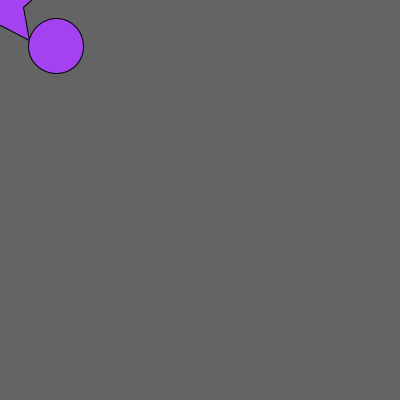
Frame 1 (no input)
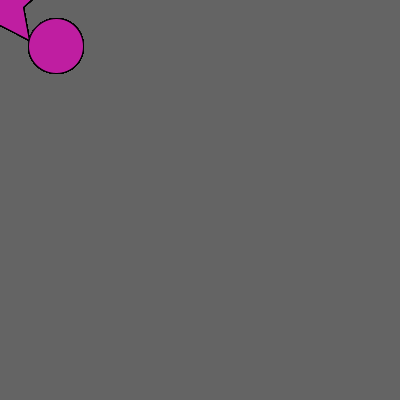
Frame 60 (the mouse pressed at the canvas centre just before this capture)
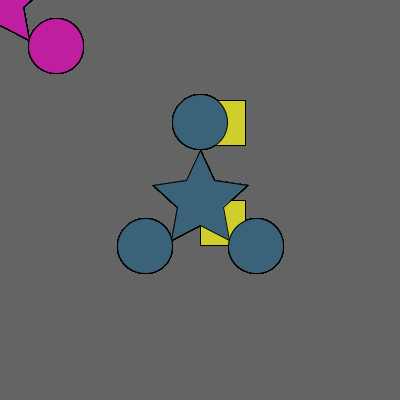
Frame 120 (the mouse held since frame 60 and released just before this capture)

The Processing sketch that drew these frames (run headless with seeded random() and noise(); from frame 60 on, the mouse is pressed at the canvas centre):

// Processing sketch: processing_134469
// ── processing_134469.pde

// variable declarations up here:

void setup() {
    size(400,400);
    background(100);
  }
  void draw() {
    int rect_x = round( map(mouseX, 0,width, width,0) );
  rect( rect_x,200, 45,45 );
  int rect_y = round( map(mouseX, 0,width, width,0) );
  rect( rect_y,100, 45,45 );
    translate(mouseX, mouseY);
    fill(random(0, 255), random(0, 255), random(0, 255));
    beginShape();
    vertex(0, -50);
    vertex(14, -20);
    vertex(47, -15);
    vertex(23, 7);
    vertex(29, 40);
    vertex(0, 25);
    vertex(-29, 40);
    vertex(-23, 7);
    vertex(-47, -15);
    vertex(-14, -20);
    endShape(CLOSE);
    ellipse(56, 46, 55, 55);
    ellipse(0, -78, 55, 55);
    ellipse(-55, 46, -55, -55);
    }
 
